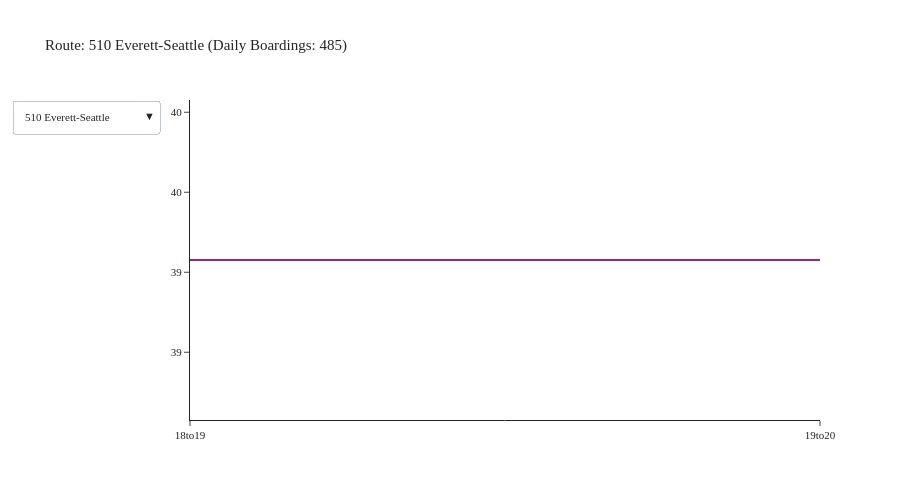

The cell this chart's notebook holds for it:
### Code cell
agency = 'Sound Transit'
df = df_transit_line[df_transit_line['agency'] == agency]
df = df.groupby(['tod', 'description']).agg({'boardings': 'sum'}).reset_index()
fig = create_tod_chart(df)
fig.show()

### Figure 1 — Plotly figure (JSON) as saved in the notebook; plotly's stock layout.template omitted (floating-point values rounded to 4 significant figures)
{"data": [{"mode": "lines", "name": "510 Everett-Seattle", "type": "scatter", "visible": true, "x": ["18to19", "19to20"], "y": [39.08, 39.08]}, {"mode": "lines", "name": "512 Everett-Northgte", "type": "scatter", "visible": false, "x": ["18to19", "19to20", "20to21", "21to22", "22to23", "23to0", "0to1", "1to2", "2to3", "3to4", "4to5"], "y": [731.6, 731.6, 152.5, 152.5, 152.5, 152.5, 152.5, 152.5, 152.5, 152.5, 152.5]}, {"mode": "lines", "name": "513 Seaway-Northgate", "type": "scatter", "visible": false, "x": ["18to19", "19to20"], "y": [100.1, 100.1]}, {"mode": "lines", "name": "522 Woodinvl-Roosvlt", "type": "scatter", "visible": false, "x": ["18to19", "19to20", "20to21", "21to22", "22to23", "23to0", "0to1", "1to2", "2to3", "3to4", "4to5"], "y": [341.0, 341.0, 66.01, 66.01, 66.01, 66.01, 66.01, 66.01, 66.01, 66.01, 66.01]}, {"mode": "lines", "name": "532 Everett-Bellevue", "type": "scatter", "visible": false, "x": ["18to19", "19to20"], "y": [7.442, 7.442]}, {"mode": "lines", "name": "535 Lynnwood-Bllvue", "type": "scatter", "visible": false, "x": ["18to19", "19to20", "20to21", "21to22", "22to23", "23to0", "0to1", "1to2", "2to3", "3to4", "4to5"], "y": [116.5, 116.5, 5.565, 5.565, 5.565, 5.565, 5.565, 5.565, 5.565, 5.565, 5.565]}, {"mode": "lines", "name": "542 Redmond-U Dist", "type": "scatter", "visible": false, "x": ["18to19", "19to20", "20to21", "21to22", "22to23", "23to0", "0to1", "1to2", "2to3", "3to4", "4to5"], "y": [75.41, 75.41, 18.68, 18.68, 18.68, 18.68, 18.68, 18.68, 18.68, 18.68, 18.68]}, {"mode": "lines", "name": "545 Redmond-Seattle", "type": "scatter", "visible": false, "x": ["18to19", "19to20", "20to21", "21to22", "22to23", "23to0", "0to1", "1to2", "2to3", "3to4", "4to5"], "y": [396.0, 396.0, 43.42, 43.42, 43.42, 43.42, 43.42, 43.42, 43.42, 43.42, 43.42]}, {"mode": "lines", "name": "550 Bellevue-Seattle", "type": "scatter", "visible": false, "x": ["18to19", "19to20", "20to21", "21to22", "22to23", "23to0", "0to1", "1to2", "2to3", "3to4", "4to5"], "y": [448.9, 448.9, 127.8, 127.8, 127.8, 127.8, 127.8, 127.8, 127.8, 127.8, 127.8]}, {"mode": "lines", "name": "554 Issaquah-Seattle", "type": "scatter", "visible": false, "x": ["18to19", "19to20", "20to21", "21to22", "22to23", "23to0", "0to1", "1to2", "2to3", "3to4", "4to5"], "y": [409.4, 409.4, 69.58, 69.58, 69.58, 69.58, 69.58, 69.58, 69.58, 69.58, 69.58]}, {"mode": "lines", "name": "556 Issaquah-U Dist", "type": "scatter", "visible": false, "x": ["18to19", "19to20"], "y": [16.56, 16.56]}, {"mode": "lines", "name": "560 W Sea-Bellevue", "type": "scatter", "visible": false, "x": ["18to19", "19to20", "20to21", "21to22", "22to23", "23to0", "0to1", "1to2", "2to3", "3to4", "4to5"], "y": [99.12, 99.12, 9.019, 9.019, 9.019, 9.019, 9.019, 9.019, 9.019, 9.019, 9.019]}, {"mode": "lines", "name": "566 Auburn-Redmond", "type": "scatter", "visible": false, "x": ["18to19", "19to20"], "y": [14.53, 14.53]}, {"mode": "lines", "name": "574 Lakewood-SeaTac", "type": "scatter", "visible": false, "x": ["18to19", "19to20", "20to21", "21to22", "22to23", "23to0", "0to1", "1to2", "2to3", "3to4", "4to5"], "y": [271.8, 271.8, 7.364, 7.364, 7.364, 7.364, 7.364, 7.364, 7.364, 7.364, 7.364]}, {"mode": "lines", "name": "577 Fed Way-Seattle", "type": "scatter", "visible": false, "x": [], "y": []}, {"mode": "lines", "name": "578 Seattle-Puyallup", "type": "scatter", "visible": false, "x": ["18to19", "19to20", "20to21", "21to22", "22to23", "23to0", "0to1", "1to2", "2to3", "3to4", "4to5"], "y": [310.2, 310.2, 34.9, 34.9, 34.9, 34.9, 34.9, 34.9, 34.9, 34.9, 34.9]}, {"mode": "lines", "name": "580 So Hill-Puyallup", "type": "scatter", "visible": false, "x": ["18to19", "19to20"], "y": [0.2542, 0.2542]}, {"mode": "lines", "name": "586 Tacoma-U Dist", "type": "scatter", "visible": false, "x": ["18to19", "19to20"], "y": [7.23, 7.23]}, {"mode": "lines", "name": "590 Tacoma-Seattle", "type": "scatter", "visible": false, "x": ["18to19", "19to20"], "y": [33.5, 33.5]}, {"mode": "lines", "name": "592 DuPont-Seattle", "type": "scatter", "visible": false, "x": ["18to19", "19to20"], "y": [4.349, 4.349]}, {"mode": "lines", "name": "594 Lakewood-Seattle", "type": "scatter", "visible": false, "x": ["18to19", "19to20", "20to21", "21to22", "22to23", "23to0", "0to1", "1to2", "2to3", "3to4", "4to5"], "y": [268.7, 268.7, 75.82, 75.82, 75.82, 75.82, 75.82, 75.82, 75.82, 75.82, 75.82]}, {"mode": "lines", "name": "595 Gig Hrbr-Seattle", "type": "scatter", "visible": false, "x": [], "y": []}, {"mode": "lines", "name": "596 Sumner-Bonney Lk", "type": "scatter", "visible": false, "x": ["18to19", "19to20"], "y": [5.429, 5.429]}, {"mode": "lines", "name": "Commutr Rail Evt-Sea", "type": "scatter", "visible": false, "x": [], "y": []}, {"mode": "lines", "name": "Commutr Rail Tac-Sea", "type": "scatter", "visible": false, "x": ["18to19", "19to20"], "y": [849.0, 849.0]}, {"mode": "lines", "name": "Light Rail Ang Lk-NG", "type": "scatter", "visible": false, "x": ["18to19", "19to20", "20to21", "21to22", "22to23", "23to0", "0to1", "1to2", "2to3", "3to4", "4to5"], "y": [6708.0, 6708.0, 1233.0, 1233.0, 1233.0, 1233.0, 1233.0, 1233.0, 1233.0, 1233.0, 1233.0]}, {"mode": "lines", "name": "Light Rail Tacoma", "type": "scatter", "visible": false, "x": ["18to19", "19to20", "20to21", "21to22", "22to23", "23to0", "0to1", "1to2", "2to3", "3to4", "4to5"], "y": [392.0, 392.0, 28.79, 28.79, 28.79, 28.79, 28.79, 28.79, 28.79, 28.79, 28.79]}], "layout": {"font": {"size": 11}, "height": 500, "title": {"text": "Route: 510 Everett-Seattle (Daily Boardings: 485)"}, "updatemenus": [{"buttons": [{"args": [{"visible": [true, false, false, false, false, false, false, false, false, false, false, false, false, false, false, false, false, false, false, false, false, false, false, false, false, false, false]}, {"title": "Route: 510 Everett-Seattle (Daily Boardings: 485)"}], "label": "510 Everett-Seattle", "method": "update"}, {"args": [{"visible": [false, true, false, false, false, false, false, false, false, false, false, false, false, false, false, false, false, false, false, false, false, false, false, false, false, false, false]}, {"title": "Route: 512 Everett-Northgte (Daily Boardings: 8,132)"}], "label": "512 Everett-Northgte", "method": "update"}, {"args": [{"visible": [false, false, true, false, false, false, false, false, false, false, false, false, false, false, false, false, false, false, false, false, false, false, false, false, false, false, false]}, {"title": "Route: 513 Seaway-Northgate (Daily Boardings: 490)"}], "label": "513 Seaway-Northgate", "method": "update"}, {"args": [{"visible": [false, false, false, true, false, false, false, false, false, false, false, false, false, false, false, false, false, false, false, false, false, false, false, false, false, false, false]}, {"title": "Route: 522 Woodinvl-Roosvlt (Daily Boardings: 4,071)"}], "label": "522 Woodinvl-Roosvlt", "method": "update"}, {"args": [{"visible": [false, false, false, false, true, false, false, false, false, false, false, false, false, false, false, false, false, false, false, false, false, false, false, false, false, false, false]}, {"title": "Route: 532 Everett-Bellevue (Daily Boardings: 380)"}], "label": "532 Everett-Bellevue", "method": "update"}, {"args": [{"visible": [false, false, false, false, false, true, false, false, false, false, false, false, false, false, false, false, false, false, false, false, false, false, false, false, false, false, false]}, {"title": "Route: 535 Lynnwood-Bllvue (Daily Boardings: 1,914)"}], "label": "535 Lynnwood-Bllvue", "method": "update"}, {"args": [{"visible": [false, false, false, false, false, false, true, false, false, false, false, false, false, false, false, false, false, false, false, false, false, false, false, false, false, false, false]}, {"title": "Route: 542 Redmond-U Dist (Daily Boardings: 1,071)"}], "label": "542 Redmond-U Dist", "method": "update"}, {"args": [{"visible": [false, false, false, false, false, false, false, true, false, false, false, false, false, false, false, false, false, false, false, false, false, false, false, false, false, false, false]}, {"title": "Route: 545 Redmond-Seattle (Daily Boardings: 5,164)"}], "label": "545 Redmond-Seattle", "method": "update"}, {"args": [{"visible": [false, false, false, false, false, false, false, false, true, false, false, false, false, false, false, false, false, false, false, false, false, false, false, false, false, false, false]}, {"title": "Route: 550 Bellevue-Seattle (Daily Boardings: 6,767)"}], "label": "550 Bellevue-Seattle", "method": "update"}, {"args": [{"visible": [false, false, false, false, false, false, false, false, false, true, false, false, false, false, false, false, false, false, false, false, false, false, false, false, false, false, false]}, {"title": "Route: 554 Issaquah-Seattle (Daily Boardings: 4,605)"}], "label": "554 Issaquah-Seattle", "method": "update"}, {"args": [{"visible": [false, false, false, false, false, false, false, false, false, false, true, false, false, false, false, false, false, false, false, false, false, false, false, false, false, false, false]}, {"title": "Route: 556 Issaquah-U Dist (Daily Boardings: 574)"}], "label": "556 Issaquah-U Dist", "method": "update"}, {"args": [{"visible": [false, false, false, false, false, false, false, false, false, false, false, true, false, false, false, false, false, false, false, false, false, false, false, false, false, false, false]}, {"title": "Route: 560 W Sea-Bellevue (Daily Boardings: 1,800)"}], "label": "560 W Sea-Bellevue", "method": "update"}, {"args": [{"visible": [false, false, false, false, false, false, false, false, false, false, false, false, true, false, false, false, false, false, false, false, false, false, false, false, false, false, false]}, {"title": "Route: 566 Auburn-Redmond (Daily Boardings: 392)"}], "label": "566 Auburn-Redmond", "method": "update"}, {"args": [{"visible": [false, false, false, false, false, false, false, false, false, false, false, false, false, true, false, false, false, false, false, false, false, false, false, false, false, false, false]}, {"title": "Route: 574 Lakewood-SeaTac (Daily Boardings: 2,877)"}], "label": "574 Lakewood-SeaTac", "method": "update"}, {"args": [{"visible": [false, false, false, false, false, false, false, false, false, false, false, false, false, false, true, false, false, false, false, false, false, false, false, false, false, false, false]}, {"title": "Route: 577 Fed Way-Seattle (Daily Boardings: 529)"}], "label": "577 Fed Way-Seattle", "method": "update"}, {"args": [{"visible": [false, false, false, false, false, false, false, false, false, false, false, false, false, false, false, true, false, false, false, false, false, false, false, false, false, false, false]}, {"title": "Route: 578 Seattle-Puyallup (Daily Boardings: 2,727)"}], "label": "578 Seattle-Puyallup", "method": "update"}, {"args": [{"visible": [false, false, false, false, false, false, false, false, false, false, false, false, false, false, false, false, true, false, false, false, false, false, false, false, false, false, false]}, {"title": "Route: 580 So Hill-Puyallup (Daily Boardings: 3)"}], "label": "580 So Hill-Puyallup", "method": "update"}, {"args": [{"visible": [false, false, false, false, false, false, false, false, false, false, false, false, false, false, false, false, false, true, false, false, false, false, false, false, false, false, false]}, {"title": "Route: 586 Tacoma-U Dist (Daily Boardings: 516)"}], "label": "586 Tacoma-U Dist", "method": "update"}, {"args": [{"visible": [false, false, false, false, false, false, false, false, false, false, false, false, false, false, false, false, false, false, true, false, false, false, false, false, false, false, false]}, {"title": "Route: 590 Tacoma-Seattle (Daily Boardings: 793)"}], "label": "590 Tacoma-Seattle", "method": "update"}, {"args": [{"visible": [false, false, false, false, false, false, false, false, false, false, false, false, false, false, false, false, false, false, false, true, false, false, false, false, false, false, false]}, {"title": "Route: 592 DuPont-Seattle (Daily Boardings: 241)"}], "label": "592 DuPont-Seattle", "method": "update"}, {"args": [{"visible": [false, false, false, false, false, false, false, false, false, false, false, false, false, false, false, false, false, false, false, false, true, false, false, false, false, false, false]}, {"title": "Route: 594 Lakewood-Seattle (Daily Boardings: 2,476)"}], "label": "594 Lakewood-Seattle", "method": "update"}, {"args": [{"visible": [false, false, false, false, false, false, false, false, false, false, false, false, false, false, false, false, false, false, false, false, false, true, false, false, false, false, false]}, {"title": "Route: 595 Gig Hrbr-Seattle (Daily Boardings: 155)"}], "label": "595 Gig Hrbr-Seattle", "method": "update"}, {"args": [{"visible": [false, false, false, false, false, false, false, false, false, false, false, false, false, false, false, false, false, false, false, false, false, false, true, false, false, false, false]}, {"title": "Route: 596 Sumner-Bonney Lk (Daily Boardings: 50)"}], "label": "596 Sumner-Bonney Lk", "method": "update"}, {"args": [{"visible": [false, false, false, false, false, false, false, false, false, false, false, false, false, false, false, false, false, false, false, false, false, false, false, true, false, false, false]}, {"title": "Route: Commutr Rail Evt-Sea (Daily Boardings: 230)"}], "label": "Commutr Rail Evt-Sea", "method": "update"}, {"args": [{"visible": [false, false, false, false, false, false, false, false, false, false, false, false, false, false, false, false, false, false, false, false, false, false, false, false, true, false, false]}, {"title": "Route: Commutr Rail Tac-Sea (Daily Boardings: 8,317)"}], "label": "Commutr Rail Tac-Sea", "method": "update"}, {"args": [{"visible": [false, false, false, false, false, false, false, false, false, false, false, false, false, false, false, false, false, false, false, false, false, false, false, false, false, true, false]}, {"title": "Route: Light Rail Ang Lk-NG (Daily Boardings: 83,441)"}], "label": "Light Rail Ang Lk-NG", "method": "update"}, {"args": [{"visible": [false, false, false, false, false, false, false, false, false, false, false, false, false, false, false, false, false, false, false, false, false, false, false, false, false, false, true]}, {"title": "Route: Light Rail Tacoma (Daily Boardings: 4,973)"}], "label": "Light Rail Tacoma", "method": "update"}], "direction": "down", "showactive": true}], "width": 900, "yaxis": {"tickformat": ".00f"}}}
